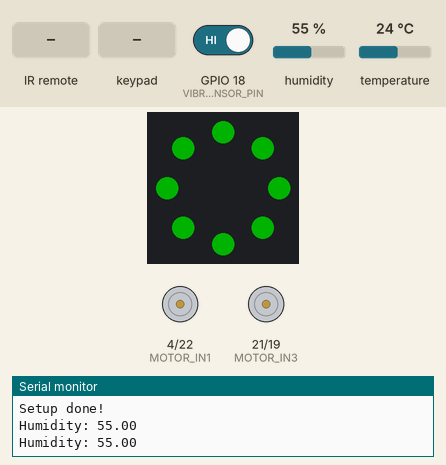
Bench run of a sketch on a simulated ESP32. Shown: 8 RGB LEDs in a ring, first at the top, clockwise, motor-driver pin pairs drawn as motors (green arrow = first pin HIGH = forward, orange = second pin HIGH = backward, longer = more drive, scaled by the enable pin), the last lines printed to the serial monitor. The inputs (shaded band) are chosen by the test bench; at power-on: humidity 55 %, GPIO 18 (VIBRATION_SENSOR_PIN) HIGH, temperature 24 °C. Dim RGB values are drawn brighter than linear.

Above: at 1.2 s.
1.3 s: infrared code 0xB54AFF00 received
At 2.1 s:
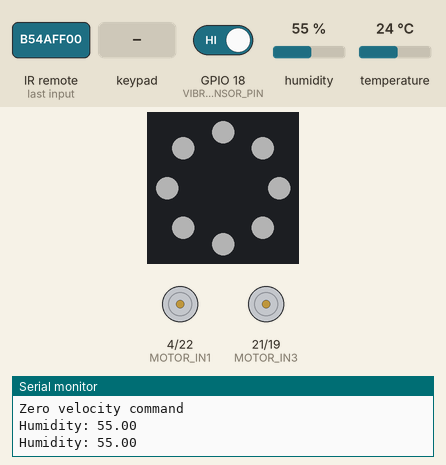
2.8 s: infrared code 0xB946FF00 received
At 3.1 s:
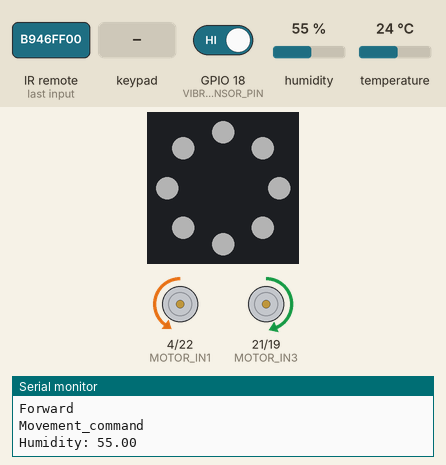
At 3.5 s:
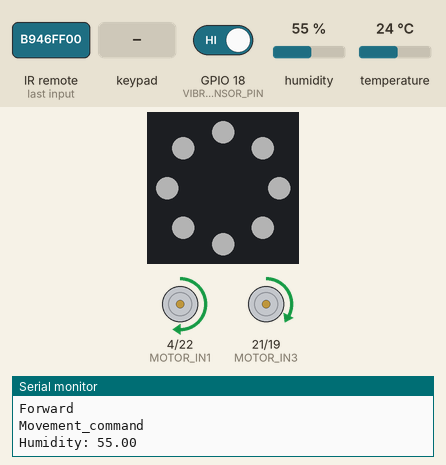
4.8 s: keypad keys 1 3 1 2 1 4 2 7 # pressed 0.4 s apart
14.5 s: key 'A' pressed
20.6 s: infrared code 0xEA15FF00 received
22.8 s: humidity set to 57 %
At 25.0 s:
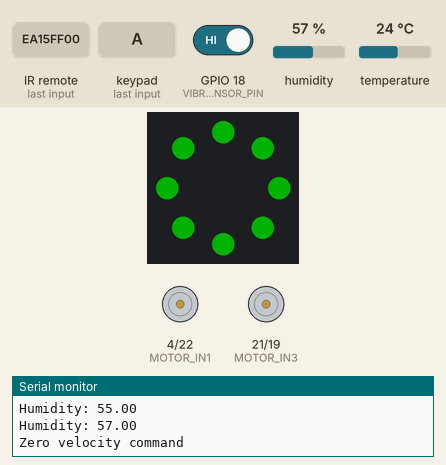
Timing chart, 0 to 26.5 s (numbered marks = the images above; inputs shaded):
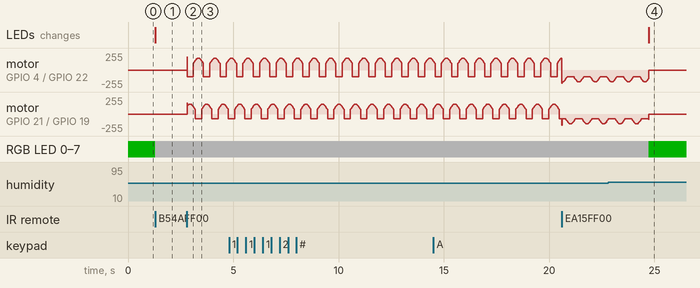

The sketch:

robot_ir_integration.ino
```cpp
#include <IRremote.h> // Library for handling IR signals
#include <Keypad.h>
#include <Adafruit_NeoPixel.h>
#include <DHT.h>
#define DHT22_PIN  16 // ESP32 pin GPIO21 connected to dht22 sensor
DHT dht22(DHT22_PIN, DHT22);


#define sgn(x) ((x) < 0 ? -1 : ((x) > 0 ? 1 : 0)) // From: https://forum.arduino.cc/t/sgn-sign-signum-function-suggestions/602445

struct MovementCommand{
  int MotorA; // from 0 - 100 %
  int MotorB; // from 0 - 100 %
};

const byte ROWS = 4;
const byte COLS = 4;

char keys[ROWS][COLS] = {
  {'1','2','3','A'},
  {'4','5','6','B'},
  {'7','8','9','C'},
  {'*','0','#','D'}
};

byte rowPins[ROWS] = {13, 12, 14, 27}; // Connect to R1-R4
byte colPins[COLS] = {26, 25, 33, 32}; // Connect to C1-C4

Keypad keypad = Keypad(makeKeymap(keys), rowPins, colPins, ROWS, COLS);
char charBuffer[11] = "";
int charIndex = 0;
unsigned long character_inputted = 0;

#define VIBRATION_SENSOR_PIN 18
volatile bool vibrationDetected = false;
unsigned long lastTriggerTime = 0;
const unsigned long DEBOUNCE_DELAY = 250;

int vibariton_cont_for_scare = 10;


#define IR_RECV_PIN 15
#define LED_PIN 2
#define LED_COUNT 8
Adafruit_NeoPixel ring = Adafruit_NeoPixel(LED_COUNT, LED_PIN, NEO_GRB + NEO_KHZ800);

void fillRing(uint8_t r, uint8_t g, uint8_t b) {
  for (int i = 0; i < LED_COUNT; i++) ring.setPixelColor(i, ring.Color(r, g, b));
  ring.show();
}
// Movement command enums
const int NO_COMMAND = 0;
const int FORWARD = 1;
const int BACWARD = 2;
const int TURN_LEFT = 3;
const int TURN_RIGHT = 4;
const int STEER_RIGHT = 6;
const int STEER_LEFT = 7;
const int STOP = 8;
const int SCARE = 9;
const int UNSCARE = 10;


const float SCARED_MODIFIER = 0.7;
const int MAXSPEED = 200;
const int MINSPEED = 100;
const int TURNSPEED = 20;
const int MA_OFFSET = 0;
const int MB_OFFSET = 30;

int vibration_count = 0;

MovementCommand FORWARD_COMMAND{100, 100};
MovementCommand BACKWARD_COMMAND{-100, -100};
MovementCommand TURN_RIGHT_COMMAND{-100/2, 100/2};
MovementCommand TURN_LEFT_COMMAND{100/2, -100/2};
MovementCommand STEER_RIGHT_COMMAND{100 - TURNSPEED, 100 };
MovementCommand STEER_LEFT_COMMAND{100, 100 - TURNSPEED};
MovementCommand STOP_COMMAND{0, 0};

//float FREQUENCY = 0.008;
float FREQUENCY = 0.008;
int AMPLITUDE = 60;

bool scared = false;
bool previousScared = false;
bool robotMoving = false;


int last_movement_command = NO_COMMAND;

unsigned int scared_start = 0;
//int scared_timeout = 10 * 1000;

MovementCommand lastRawCommand{0, 0};

#define MOTOR_IN1 4
#define MOTOR_IN2 22
#define MOTOR_IN3 21
#define MOTOR_IN4 19

// PWM motor pin
#define ENA 23
#define ENB 5// TODO: Check pin
void IRAM_ATTR sensorISR(){
  unsigned long currentTime = millis();

  if (currentTime - lastTriggerTime > DEBOUNCE_DELAY)
  {
    vibrationDetected = true;
    lastTriggerTime = currentTime;
  }
}

void setup() {
  // put your setup code here, to run once:
  Serial.begin(115200);
  pinMode(MOTOR_IN1, OUTPUT);
  pinMode(MOTOR_IN2, OUTPUT);
  pinMode(MOTOR_IN3, OUTPUT);
  pinMode(MOTOR_IN4, OUTPUT);

  ring.begin();
  ring.setBrightness(60);
  fillRing(0, 255, 0);  // start "safe"

  IrReceiver.begin(IR_RECV_PIN, ENABLE_LED_FEEDBACK); // Start the receiver

  pinMode(ENA, OUTPUT);
  pinMode(ENB, OUTPUT);

  pinMode(VIBRATION_SENSOR_PIN, INPUT_PULLUP);
  attachInterrupt(digitalPinToInterrupt(VIBRATION_SENSOR_PIN), sensorISR, FALLING);

  Serial.println("Setup done!");
}

// Interrupt Service Routine to detect when vibration happens


int parseCommand() {

  if (IrReceiver.decodedIRData.flags)
  {
    return last_movement_command;
  }

  switch (IrReceiver.decodedIRData.decodedRawData)
  {
    case 0xB946FF00:
    {
      Serial.println("Forward");
      return FORWARD;
    }
    case 0xEA15FF00:
    {
      Serial.println("Bacward");
      return BACWARD;
      break;
    }
    case 0xBB44FF00:
    {
      Serial.println("Turn left");
      return TURN_LEFT;
      break;
    }
    case 0xBC43FF00:
    {
      Serial.println("Turn right");
      return TURN_RIGHT;
      break;
    }
    case 0xBF40FF00:
    {
      Serial.println("Stop");
      return STOP;
      break;
    }
    case 0xBA45FF00:
    {
      Serial.println("Turn left");
      return STEER_LEFT;
      break;
    }
    case 0xB847FF00:
    {
      Serial.println("Steer right");
      return STEER_RIGHT;
      break;
    }
    case 0xB54AFF00:
    {
      Serial.println("Scared");
      return SCARE;
      break;
    }
    case 0xBD42FF00:
    {
      Serial.println("Unscared");
      return UNSCARE;
      break;
    }


    default:
    {
      int command = IrReceiver.decodedIRData.decodedRawData;
      if (command == 0)
        return NO_COMMAND;
      Serial.println("Unregistered button");
      Serial.println(command, HEX);
      return NO_COMMAND;
    }
  }
  return NO_COMMAND;
}

int receiveCommand()
{
  if (IrReceiver.decode()) {
    // Print the received data in Hexadecimal
    int command = parseCommand();
    //Serial.println(IrReceiver.decodedIRData.decodedRawData, HEX);
    IrReceiver.resume();

    return command;
  }

  return NO_COMMAND;
}
void performCommand(int command)
{
  MovementCommand mov_command = {0,0};
  switch (command)
  {
    case FORWARD:
    {
      mov_command = FORWARD_COMMAND;
      break;
    }
    case BACWARD:
    {
      mov_command = BACKWARD_COMMAND;
      break;
    }
    case TURN_LEFT:
    {
      mov_command = TURN_LEFT_COMMAND;
      break;
    }
    case TURN_RIGHT:
    {
      mov_command = TURN_RIGHT_COMMAND;
      break;
    }
    case STOP:
    {
      mov_command = STOP_COMMAND;
      break;
    }
    case STEER_RIGHT:
    {
      mov_command = STEER_RIGHT_COMMAND;
      break;
    }
    case STEER_LEFT:
    {
      mov_command = STEER_LEFT_COMMAND;
      break;
    }
    case SCARE:
    {
      scare();
      return;
    }
    case UNSCARE:
      unscare();
      return;
    default:
      return;
  }
  Serial.println("Movement_command");
  move(mov_command, true);
}

void move(MovementCommand command, bool updateLastCommand)
{
  if (updateLastCommand)
  {
    lastRawCommand = command;
  }
  int speedA = command.MotorA;
  int speedB = command.MotorB;

  if (speedA > 0)
  {
    digitalWrite(MOTOR_IN2, LOW);
    digitalWrite(MOTOR_IN1, HIGH);
  }
  else
  {
    digitalWrite(MOTOR_IN2, HIGH);
    digitalWrite(MOTOR_IN1, LOW);
  }

  if (speedB > 0)
  {
    digitalWrite(MOTOR_IN4, LOW);
    digitalWrite(MOTOR_IN3, HIGH);
  }
  else
  {
    digitalWrite(MOTOR_IN4, HIGH);
    digitalWrite(MOTOR_IN3, LOW);
  }
  int commandA = abs(speedA);
  int commandB = abs(speedB);
  if (speedA == 0 && speedB == 0)
  {
    Serial.println("Zero velocity command");
    robotMoving = false;
    analogWrite(ENA, 0);
    analogWrite(ENB, 0);

    // Serial.print("PWM_A:");
    // Serial.println(0);

    // Serial.print("PWM_B:");
    // Serial.println(0);
    return;
  }
  else
  {
    robotMoving = true;
  }
  constrain(commandA, 0, 100);
  constrain(commandB, 0, 100);

  int pwmA = map(commandA, 0, 100, MINSPEED, MAXSPEED);
  int pwmB = map(commandB, 0, 100, MINSPEED, MAXSPEED);

  pwmA -= MA_OFFSET;
  pwmB -= MB_OFFSET;


  // Serial.print("PWM: (");
  // Serial.print(pwmA);
  // Serial.print(",");
  // Serial.print(pwmB);
  // Serial.println(")");
  // Serial.println(scared);
  analogWrite(ENA, pwmA);
  analogWrite(ENB, pwmB);


}

void scare()
{
  scared = true;
  scared_start = millis();
  Serial.print("Scare. Commnads: ");
  Serial.print(lastRawCommand.MotorA);
  Serial.print(" ");
  Serial.println(lastRawCommand.MotorB);
  fillRing(255, 255, 255);
  move(lastRawCommand, true);


}

void unscare()
{
  scared = false;
  scared_start = 0;
  vibration_count = 0;
  fillRing(0, 255, 0);
  move(STOP_COMMAND, true);
}
MovementCommand stagger()
{
  if (lastRawCommand.MotorA == 0 and lastRawCommand.MotorB == 0)
    return STOP_COMMAND;
  // Serial.print("Raw command: (");
  // Serial.print(lastRawCommand.MotorA);
  // Serial.print(",");
  // Serial.print(lastRawCommand.MotorB);
  // Serial.print(") ");

  float time = millis() * FREQUENCY;
  int sway = sin(time) * AMPLITUDE;
  float slowDown = 0.2;

  MovementCommand staggerCommand = {lastRawCommand.MotorA, lastRawCommand.MotorB};

  // Scale speed down
  staggerCommand.MotorA = int(staggerCommand.MotorA * slowDown );
  staggerCommand.MotorB = int(staggerCommand.MotorB * slowDown );

  // Serial.print("Speed: (");
  // Serial.print(staggerCommand.MotorA);
  // Serial.print(",");
  // Serial.print(staggerCommand.MotorB);
  // Serial.print(") ");


  // Add sway
  staggerCommand.MotorA = constrain(abs(staggerCommand.MotorA) + sway, 0, 100);
  staggerCommand.MotorB = constrain(abs(staggerCommand.MotorB) - sway, 0, 100);

  // Preserve sign of original command
  staggerCommand.MotorA = sgn(lastRawCommand.MotorA) * staggerCommand.MotorA;
  staggerCommand.MotorB = sgn(lastRawCommand.MotorB) * staggerCommand.MotorB;


  return staggerCommand;
}
void loop() {

  //digitalWrite(LED_PIN,  (millis() >> 8 ) &1);
  static unsigned long lastPrintTime = 0;
  if(millis() - lastPrintTime > 500)
  {
    float humi  = dht22.readHumidity();
    Serial.print("Humidity: ");
    Serial.println(humi);
    if (scared && humi > 55)
    {
      unscare();
    }
    lastPrintTime = millis();
  }
  //digitalWrite(LED_PIN,  scared);

  // if ((millis() >> 7 ) &1)
  // {
  //   Serial.print("Detected vibrations: ");
  //   Serial.println(vibration_count);
  // }
  // float humi  = dht22.readHumidity();
  // if (scared && humi >= 60)
  // {
  //   Serial.println(humi);
  //   unscare();
  // }
  if (scared)
  {
    if(robotMoving)
    {
      move(stagger(), false);
    }
  }

  if (vibrationDetected)
  {
    vibration_count++;
    vibrationDetected = false;
    Serial.println("Vibration detected!");
  }

  if(vibration_count > vibariton_cont_for_scare && !scared) {
    scare();
    vibration_count = 0;
  }

  char key = keypad.getKey();

  if(key)
  {
    character_inputted = millis();
    if (charIndex < 10){
      charBuffer[charIndex++] = key;
      charBuffer[charIndex] = '\0';
      Serial.println(key);
    }
    else
    {
      charBuffer[0] = '\0';
      charIndex = 0;
    }
    if (charBuffer[0] == '#' && charIndex > 2 && charBuffer[charIndex - 1] == '*')
    {
      charBuffer[charIndex - 1] = '\0';  // remove the '*'
      int value = atoi(&charBuffer[1]);   // parse digits between '#' and '*'
      Serial.print("Parsed: ");
      Serial.println(value);
      //scared_timeout = value * 1000;
      vibariton_cont_for_scare = value;
      charBuffer[0] = '\0';
      charIndex = 0;
    }
  }


  if (character_inputted > 0 && millis() - character_inputted > 3000)
  {
    charBuffer[0] = '\0';
    charIndex = 0;
    Serial.println("Buffer reseted");
    character_inputted = 0;
  }

  int command = receiveCommand();
  performCommand(command);
  delay(10);

  previousScared = scared;

}
```

Measured:
- the behaviour switches between 55 and 56 % on humidity (found by bisection; images 3 and 4)
- after the input at 1.3 s, RGB LED 0–7: RGB(0, 60, 0) → RGB(60, 60, 60) at once; the LEDs: change at once (image 1)
- after the input at 22.8 s, RGB LED 0–7: RGB(60, 60, 60) → RGB(0, 60, 0) after 1.9 s; the LEDs: change after 1.9 s (image 4)
